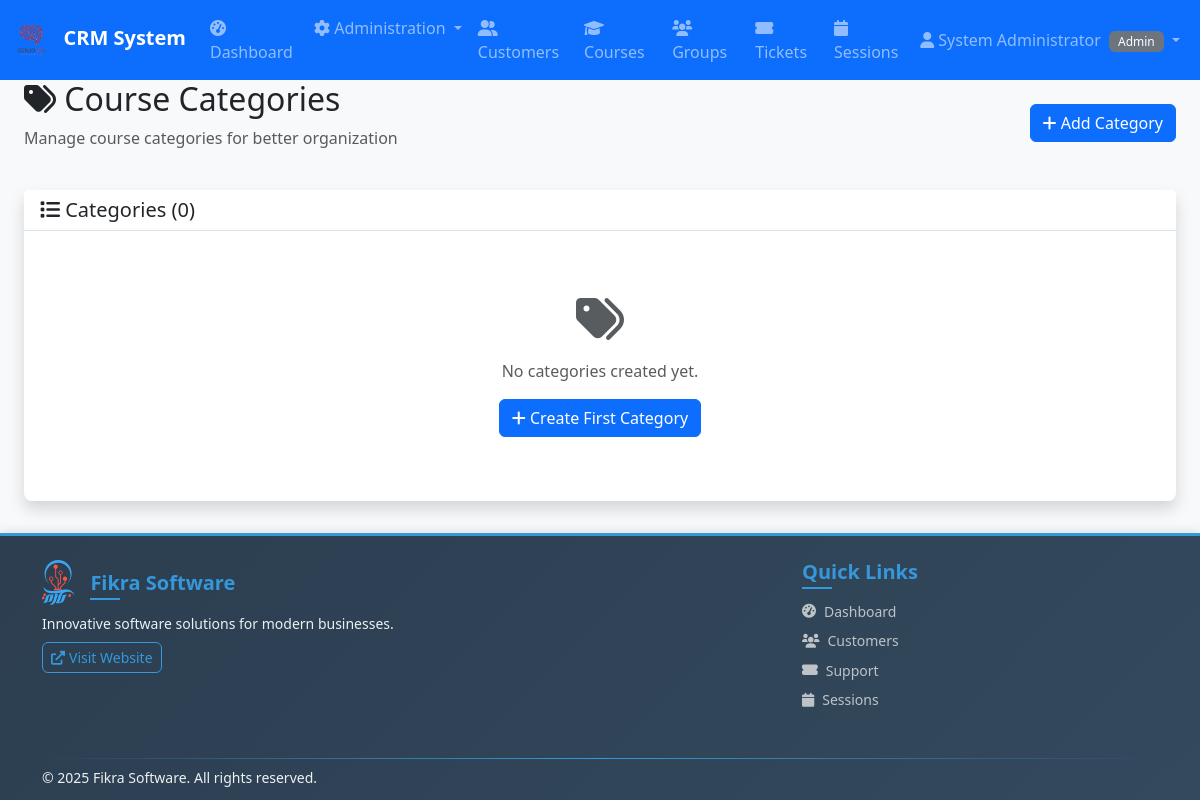
The app's page /admin/categories (signed in), older data.
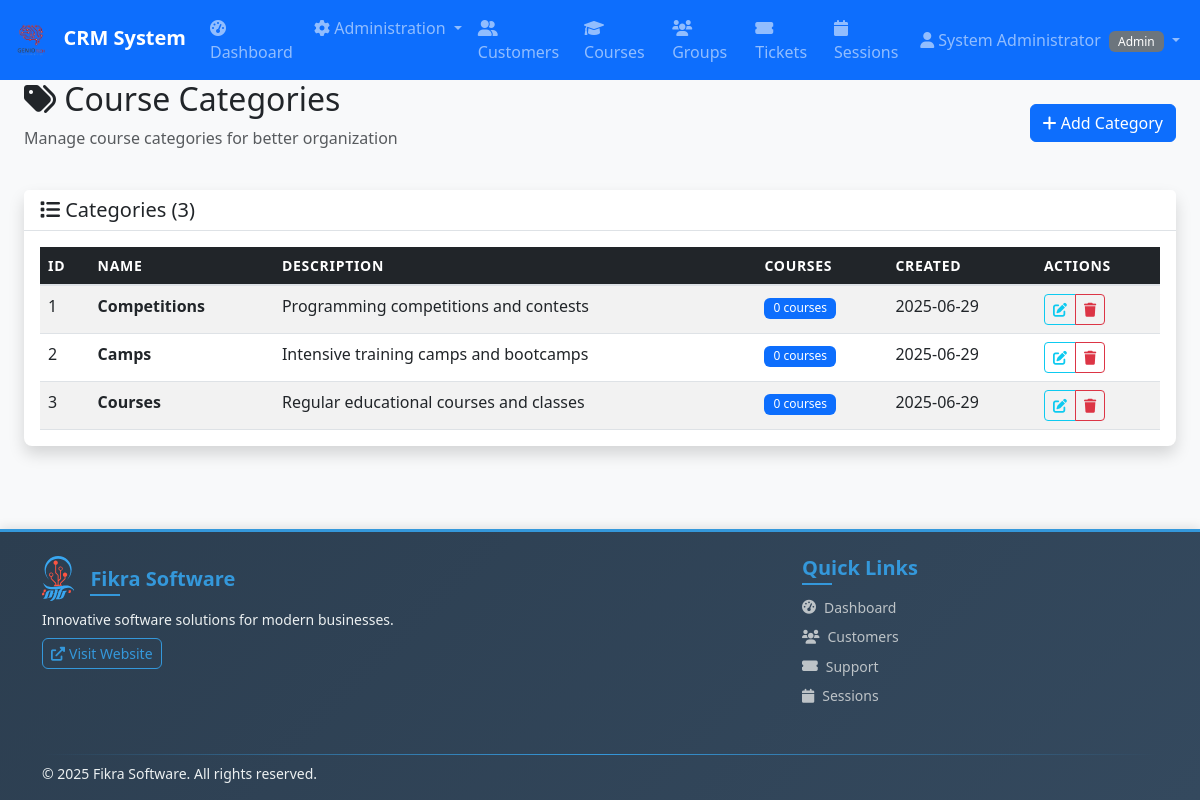
The same page, newer data.
### app.py (models this page shows)
class User(UserMixin, db.Model):
    id = db.Column(db.Integer, primary_key=True)
    username = db.Column(db.String(80), unique=True, nullable=False)
    email = db.Column(db.String(120), unique=True, nullable=False)
    password_hash = db.Column(db.String(120), nullable=False)
    role = db.Column(db.String(20), nullable=False)  # admin, instructor, customer_service
    first_name = db.Column(db.String(50), nullable=False)
    last_name = db.Column(db.String(50), nullable=False)
    created_at = db.Column(db.DateTime, default=datetime.utcnow)
    is_active = db.Column(db.Boolean, default=True)

class CourseCategory(db.Model):
    id = db.Column(db.Integer, primary_key=True)
    name = db.Column(db.String(50), nullable=False)
    description = db.Column(db.Text)
    created_at = db.Column(db.DateTime, default=datetime.utcnow)

### app.py (the view)
@app.route('/admin/categories')
@admin_required
def admin_categories():
    categories = CourseCategory.query.all()
    return render_template('admin/categories.html', categories=categories)

### app.py (called while the page is built)
@login_manager.user_loader
def load_user(user_id):
    return User.query.get(int(user_id))

def admin_required(f):
    @wraps(f)
    def decorated_function(*args, **kwargs):
        if not current_user.is_authenticated or current_user.role != 'admin':
            flash('Admin access required.', 'error')
            return redirect(url_for('dashboard'))
        return f(*args, **kwargs)
    return decorated_function

### templates/admin/categories.html (shortened to what this page needs)
{% extends "base.html" %}
{% block content %}
<div class="container-fluid">
    <div class="row">
        <div class="col-12">
            <div class="d-flex justify-content-between align-items-center mb-4">
                <div>
                    <h2><i class="fas fa-tags"></i> Course Categories</h2>
                    <p class="text-muted">Manage course categories for better organization</p>
                </div>
                <button type="button" class="btn btn-primary" data-bs-toggle="modal" data-bs-target="#addCategoryModal">
                    <i class="fas fa-plus"></i> Add Category
                </button>
            </div>
        </div>
    </div>
    <div class="row">
        <div class="col-12">
            <div class="card shadow">
                <div class="card-header">
                    <h5 class="card-title mb-0">
                        <i class="fas fa-list"></i> Categories ({{ categories|length }})
                    </h5>
                </div>
                <div class="card-body">
                    {% if categories %}
                    <div class="table-responsive">
                        <table class="table table-striped table-hover">
                            <thead class="table-dark">
                                <tr>
                                    <th>ID</th>
                                    <th>Name</th>
                                    <th>Description</th>
                                    <th>Courses</th>
                                    <th>Created</th>
                                    <th>Actions</th>
                                </tr>
                            </thead>
                            <tbody>
                                {% for category in categories %}
                                <tr>
                                    <td>{{ category.id }}</td>
                                    <td><strong>{{ category.name }}</strong></td>
                                    <td>
                                        {% if category.description %}
                                        {{ category.description[:100] }}
                                        {% else %}
                                        <span class="text-muted">No description</span>
                                        {% endif %}
                                    </td>
                                    <td>
                                        <span class="badge bg-primary">{{ category.courses|length }} courses</span>
                                    </td>
                                    <td>{{ category.created_at.strftime('%Y-%m-%d') }}</td>
                                    <td>
                                        <div class="btn-group btn-group-sm">
                                            <button type="button" class="btn btn-outline-info btn-sm"
                                                data-bs-toggle="modal"
                                                data-bs-target="#editCategoryModal{{ category.id }}">
                                                <i class="fas fa-edit"></i>
                                            </button>
                                            {% if category.courses|length == 0 %}
                                            <button type="button" class="btn btn-outline-danger btn-sm"
                                                onclick="deleteCategory({{ category.id }}, '{{ category.name }}')">
                                                <i class="fas fa-trash"></i>
                                            </button>
                                            {% endif %}
                                        </div>
                                    </td>
                                </tr>
                                {% endfor %}
                            </tbody>
                        </table>
                    </div>
                    {% else %}
                    <div class="text-center text-muted py-5">
                        <i class="fas fa-tags fa-3x mb-3"></i>
                        <p>No categories created yet.</p>
                        <button type="button" class="btn btn-primary" data-bs-toggle="modal"
                            data-bs-target="#addCategoryModal">
                            <i class="fas fa-plus"></i> Create First Category
                        </button>
                    </div>
                    {% endif %}
                </div>
            </div>
        </div>
    </div>
</div>
{% endblock %}

### templates/base.html (shortened to what this page needs)
<!DOCTYPE html>
<html lang="en">
<head>
    <link href="https://cdn.jsdelivr.net/npm/bootstrap@5.3.0/dist/css/bootstrap.min.css" rel="stylesheet">
    <link href="https://cdnjs.cloudflare.com/ajax/libs/font-awesome/6.0.0/css/all.min.css" rel="stylesheet">
    <link href="{{ url_for('static', filename='css/style.css') }}" rel="stylesheet">
</head>
<body>
    {% if current_user.is_authenticated %}
    <nav class="navbar navbar-expand-lg navbar-dark bg-primary">
        <div class="container-fluid">
            <a class="navbar-brand" href="{{ url_for('dashboard') }}">
                <img src="{{ url_for('static', filename='images/GENIOTECH.png') }}" alt="GENIO TECH" height="40"
                    class="me-2">
                CRM System
            </a>
            <div class="collapse navbar-collapse" id="navbarNav">
                <ul class="navbar-nav me-auto">
                    <li class="nav-item">
                        <a class="nav-link" href="{{ url_for('dashboard') }}">
                            <i class="fas fa-tachometer-alt"></i> Dashboard
                        </a>
                    </li>
                    {% if current_user.role == 'admin' %}
                    <li class="nav-item dropdown">
                        <a class="nav-link dropdown-toggle" href="#" role="button" data-bs-toggle="dropdown">
                            <i class="fas fa-cog"></i> Administration
                        </a>
                    </li>
                    {% endif %}
                    <li class="nav-item">
                        <a class="nav-link" href="{{ url_for('customers') }}">
                            <i class="fas fa-user-friends"></i> Customers
                        </a>
                    </li>
                    <li class="nav-item">
                        <a class="nav-link" href="{{ url_for('courses') }}">
                            <i class="fas fa-graduation-cap"></i> Courses
                        </a>
                    </li>
                    {% if current_user.role in ['instructor', 'admin'] %}
                    <li class="nav-item">
                        <a class="nav-link" href="{{ url_for('groups') }}">
                            <i class="fas fa-users"></i> Groups
                        </a>
                    </li>
                    {% endif %}
                    {% if current_user.role in ['customer_service', 'admin'] %}
                    <li class="nav-item">
                        <a class="nav-link" href="{{ url_for('tickets') }}">
                            <i class="fas fa-ticket-alt"></i> Tickets
                        </a>
                    </li>
                    {% endif %}
                    {% if current_user.role in ['instructor', 'admin'] %}
                    <li class="nav-item">
                        <a class="nav-link" href="{{ url_for('sessions') }}">
                            <i class="fas fa-calendar"></i> Sessions
                        </a>
                    </li>
                    {% endif %}
                </ul>
                <ul class="navbar-nav">
                    <li class="nav-item dropdown">
                        <a class="nav-link dropdown-toggle" href="#" role="button" data-bs-toggle="dropdown">
                            <i class="fas fa-user"></i> {{ current_user.first_name }} {{ current_user.last_name }}
                            <span class="badge bg-secondary ms-1">{{ current_user.role.title() }}</span>
                        </a>
                    </li>
                </ul>
            </div>
        </div>
    </nav>
    {% endif %}
    <main class="{% if current_user.is_authenticated %}container-fluid mt-4{% endif %}">
        {% block content %}{% endblock %}
    </main>
    <footer class="footer">
        <div class="container">
            <div class="row justify-content-between">
                <div class="col-lg-6 col-md-6 mb-3">
                    <div class="d-flex align-items-center mb-2">
                        <h5 class="mb-0">Fikra Software</h5>
                    </div>
                    <p class="mb-2">Innovative software solutions for modern businesses.</p>
                    <a href="https://fikra.solutions/" target="_blank" class="btn btn-outline-primary btn-sm">
                        <i class="fas fa-external-link-alt me-1"></i> Visit Website
                    </a>
                </div>
                <div class="col-lg-4 col-md-6 mb-3">
                    <h5>Quick Links</h5>
                    <ul class="list-unstyled">
                        <li class="mb-2"><a
                                href="{{ url_for('dashboard') if current_user.is_authenticated else url_for('login') }}"><i
                                    class="fas fa-tachometer-alt me-2"></i>Dashboard</a></li>
                        <li class="mb-2"><a
                                href="{{ url_for('customers') if current_user.is_authenticated else '#' }}"><i
                                    class="fas fa-users me-2"></i>Customers</a></li>
                        <li class="mb-2"><a href="{{ url_for('tickets') if current_user.is_authenticated else '#' }}"><i
                                    class="fas fa-ticket-alt me-2"></i>Support</a></li>
                        <li class="mb-2"><a
                                href="{{ url_for('sessions') if current_user.is_authenticated else '#' }}"><i
                                    class="fas fa-calendar me-2"></i>Sessions</a></li>
                    </ul>
                </div>
            </div>
            <div class="footer-divider"></div>
            <div class="row align-items-center">
                <div class="col-md-8">
                    <p class="mb-0">© <span id="current-year"></span> Fikra Software. All rights reserved.</p>
                </div>
            </div>
        </div>
    </footer>
</body>
</html>

### static/css/style.css (style rules this page uses)
body { font-family: "Segoe UI", Tahoma, Geneva, Verdana, sans-serif; background-color: #f8f9fa; }
.navbar-brand { font-weight: bold; font-size: 1.25rem; }
.navbar-nav .nav-link { font-weight: 500; transition: color 0.2s ease; }
.card { border: none; border-radius: 0.5rem; box-shadow: 0 0.125rem 0.25rem rgba(0, 0, 0, 0.075); transition: all 0.15s ease-in-out; }
.card-header { background-color: #fff; border-bottom: 1px solid #dee2e6; font-weight: 600; }
.btn { border-radius: 0.375rem; font-weight: 500; transition: all 0.15s ease-in-out; }
.btn-group .btn { border-radius: 0.25rem; }
.table { margin-bottom: 0; }
.table thead th { border-top: none; border-bottom: 2px solid #dee2e6; font-weight: 600; text-transform: uppercase; font-size: 0.875rem; letter-spacing: 0.05em; }
.badge { font-size: 0.75em; font-weight: 500; padding: 0.375em 0.75em; }
.footer { background: linear-gradient(135deg, #2c3e50 0%, #34495e 100%); color: #ecf0f1; font-size: 0.875rem; box-shadow: 0 -2px 10px rgba(0, 0, 0, 0.1); }
.footer h5 { color: #3498db; font-weight: 600; margin-bottom: 1rem; position: relative; }
.footer h5::after { content: ""; position: absolute; bottom: -5px; left: 0; width: 30px; height: 2px; background: #3498db; }
.footer .fikra-logo { height: 45px; width: auto; transition: transform 0.3s ease, filter 0.3s ease; filter: brightness(1.1); }
.footer a { text-decoration: none; color: #bdc3c7; transition: all 0.3s ease; display: inline-flex; align-items: center; }
.footer .btn-outline-primary { border-color: #3498db; color: #3498db; transition: all 0.3s ease; }

### templates/base.html (style rules this page uses)
body { padding-top: 56px; display: flex; flex-direction: column; min-height: 100vh; }
.navbar { position: fixed; top: 0; width: 100%; z-index: 1030; }
.footer { background-color: #2c3e50; color: #ecf0f1; margin-top: auto; padding: 1.5rem 0 1rem 0; border-top: 3px solid #3498db; }
.footer h5 { color: #3498db; font-weight: 600; margin-bottom: 1rem; }
.footer a { color: #bdc3c7; text-decoration: none; transition: color 0.3s ease; }
.fikra-logo { height: 32px; width: auto; transition: transform 0.3s ease; }
main { flex: 1; padding-bottom: 2rem; }
.footer-divider { height: 1px; background: linear-gradient(to right, transparent, #3498db, transparent); margin: 1rem 0 0.5rem 0; }

Row changes from the older to the newer data that the page shows:
added CourseCategory: id "1", name "Competitions", description "Programming competitions and contests", courses|length "0", created_at "2025-06-29"
added CourseCategory: id "2", name "Camps", description "Intensive training camps and bootcamps", courses|length "0", created_at "2025-06-29"
added CourseCategory: id "3", name "Courses", description "Regular educational courses and classes", courses|length "0", created_at "2025-06-29"
Text that changed along with them:
{{ categories|length }}: "0" → "3"
text no longer shown: "No categories created yet. Create First Category"
text now shown: "ID NAME DESCRIPTION COURSES CREATED ACTIONS"
